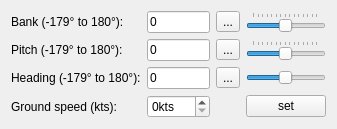
<?xml version="1.0" encoding="UTF-8"?>
<ui version="4.0">
 <class>CPbhsForm</class>
 <widget class="QFrame" name="CPbhsForm">
  <property name="geometry">
   <rect>
    <x>0</x>
    <y>0</y>
    <width>309</width>
    <height>116</height>
   </rect>
  </property>
  <property name="windowTitle">
   <string>Pitch, bank, heading</string>
  </property>
  <layout class="QGridLayout" name="gridLayout">
   <item row="0" column="0">
    <widget class="QLabel" name="lbl_Bank">
     <property name="text">
      <string>Bank (-179° to 180°):</string>
     </property>
    </widget>
   </item>
   <item row="0" column="1">
    <widget class="QLineEdit" name="le_Bank">
     <property name="text">
      <string>0</string>
     </property>
     <property name="placeholderText">
      <string>deg.</string>
     </property>
    </widget>
   </item>
   <item row="0" column="2">
    <widget class="QToolButton" name="tb_ResetBank">
     <property name="text">
      <string>...</string>
     </property>
     <property name="icon">
      <iconset resource="../../misc/misc.qrc">
       <normaloff>:/ant-design/icons/ant-design/close.svg</normaloff>:/ant-design/icons/ant-design/close.svg</iconset>
     </property>
    </widget>
   </item>
   <item row="0" column="3">
    <widget class="QSlider" name="hs_Bank">
     <property name="minimum">
      <number>-179</number>
     </property>
     <property name="maximum">
      <number>180</number>
     </property>
     <property name="orientation">
      <enum>Qt::Horizontal</enum>
     </property>
     <property name="tickPosition">
      <enum>QSlider::TicksAbove</enum>
     </property>
     <property name="tickInterval">
      <number>25</number>
     </property>
    </widget>
   </item>
   <item row="1" column="0">
    <widget class="QLabel" name="lbl_Pitch">
     <property name="text">
      <string>Pitch (-179° to 180°):</string>
     </property>
    </widget>
   </item>
   <item row="1" column="1">
    <widget class="QLineEdit" name="le_Pitch">
     <property name="text">
      <string>0</string>
     </property>
     <property name="placeholderText">
      <string>deg.</string>
     </property>
    </widget>
   </item>
   <item row="1" column="2">
    <widget class="QToolButton" name="tb_ResetPitch">
     <property name="text">
      <string>...</string>
     </property>
     <property name="icon">
      <iconset resource="../../misc/misc.qrc">
       <normaloff>:/ant-design/icons/ant-design/close.svg</normaloff>:/ant-design/icons/ant-design/close.svg</iconset>
     </property>
    </widget>
   </item>
   <item row="1" column="3">
    <widget class="QSlider" name="hs_Pitch">
     <property name="minimum">
      <number>-179</number>
     </property>
     <property name="maximum">
      <number>180</number>
     </property>
     <property name="orientation">
      <enum>Qt::Horizontal</enum>
     </property>
     <property name="tickPosition">
      <enum>QSlider::TicksAbove</enum>
     </property>
     <property name="tickInterval">
      <number>25</number>
     </property>
    </widget>
   </item>
   <item row="2" column="0">
    <widget class="QLabel" name="lbl_Heading">
     <property name="text">
      <string>Heading (-179° to 180°):</string>
     </property>
    </widget>
   </item>
   <item row="2" column="1">
    <widget class="QLineEdit" name="le_Heading">
     <property name="text">
      <string>0</string>
     </property>
    </widget>
   </item>
   <item row="2" column="2">
    <widget class="QToolButton" name="tb_ResetHeading">
     <property name="text">
      <string>...</string>
     </property>
     <property name="icon">
      <iconset resource="../../misc/misc.qrc">
       <normaloff>:/ant-design/icons/ant-design/close.svg</normaloff>:/ant-design/icons/ant-design/close.svg</iconset>
     </property>
    </widget>
   </item>
   <item row="2" column="3">
    <widget class="QSlider" name="hs_Heading">
     <property name="minimum">
      <number>-179</number>
     </property>
     <property name="maximum">
      <number>180</number>
     </property>
     <property name="orientation">
      <enum>Qt::Horizontal</enum>
     </property>
    </widget>
   </item>
   <item row="3" column="0">
    <widget class="QLabel" name="lbl_GsKts">
     <property name="text">
      <string>Ground speed (kts):</string>
     </property>
    </widget>
   </item>
   <item row="3" column="1">
    <widget class="QSpinBox" name="sb_GsKts">
     <property name="suffix">
      <string>kts</string>
     </property>
     <property name="maximum">
      <number>300</number>
     </property>
    </widget>
   </item>
   <item row="3" column="3" alignment="Qt::AlignRight">
    <widget class="QPushButton" name="pb_SetOwnAircraft">
     <property name="text">
      <string>set</string>
     </property>
    </widget>
   </item>
  </layout>
 </widget>
 <tabstops>
  <tabstop>le_Bank</tabstop>
  <tabstop>tb_ResetBank</tabstop>
  <tabstop>hs_Bank</tabstop>
  <tabstop>le_Pitch</tabstop>
  <tabstop>tb_ResetPitch</tabstop>
  <tabstop>hs_Pitch</tabstop>
  <tabstop>le_Heading</tabstop>
  <tabstop>tb_ResetHeading</tabstop>
  <tabstop>hs_Heading</tabstop>
  <tabstop>sb_GsKts</tabstop>
  <tabstop>pb_SetOwnAircraft</tabstop>
 </tabstops>
 <resources>
  <include location="../../misc/misc.qrc"/>
 </resources>
 <connections/>
</ui>
